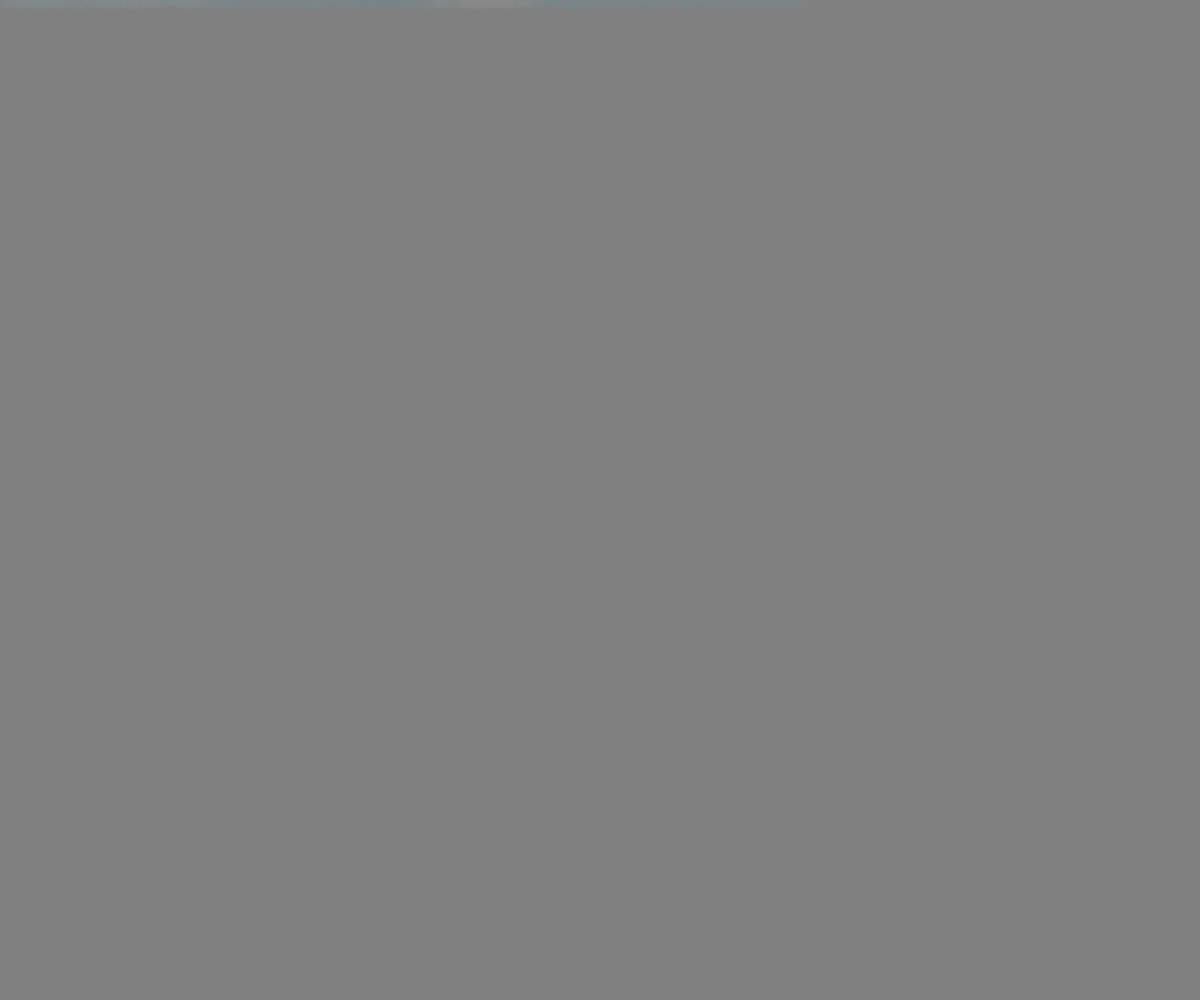
Frame 1 (no input)
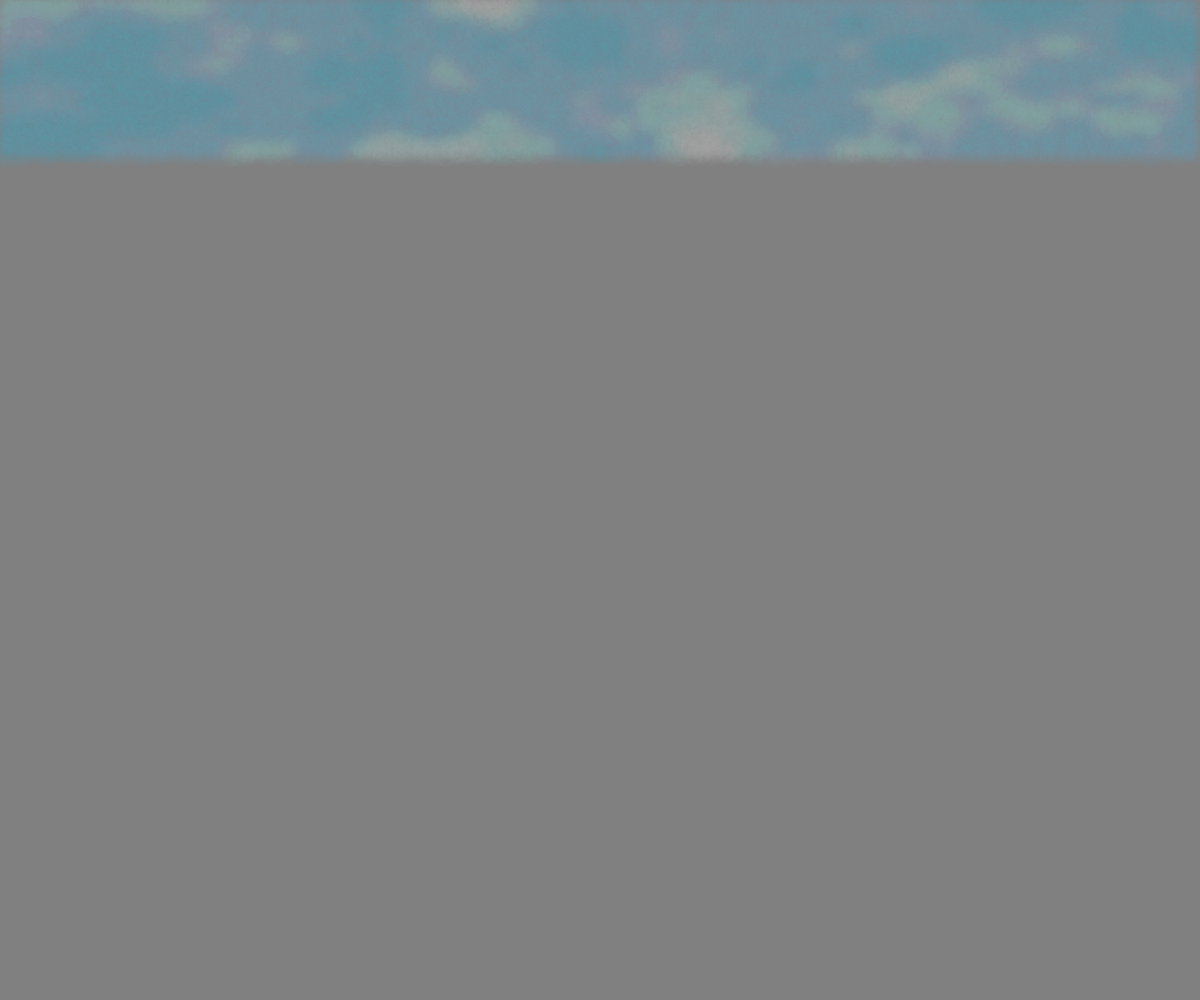
Frame 60 (no input)
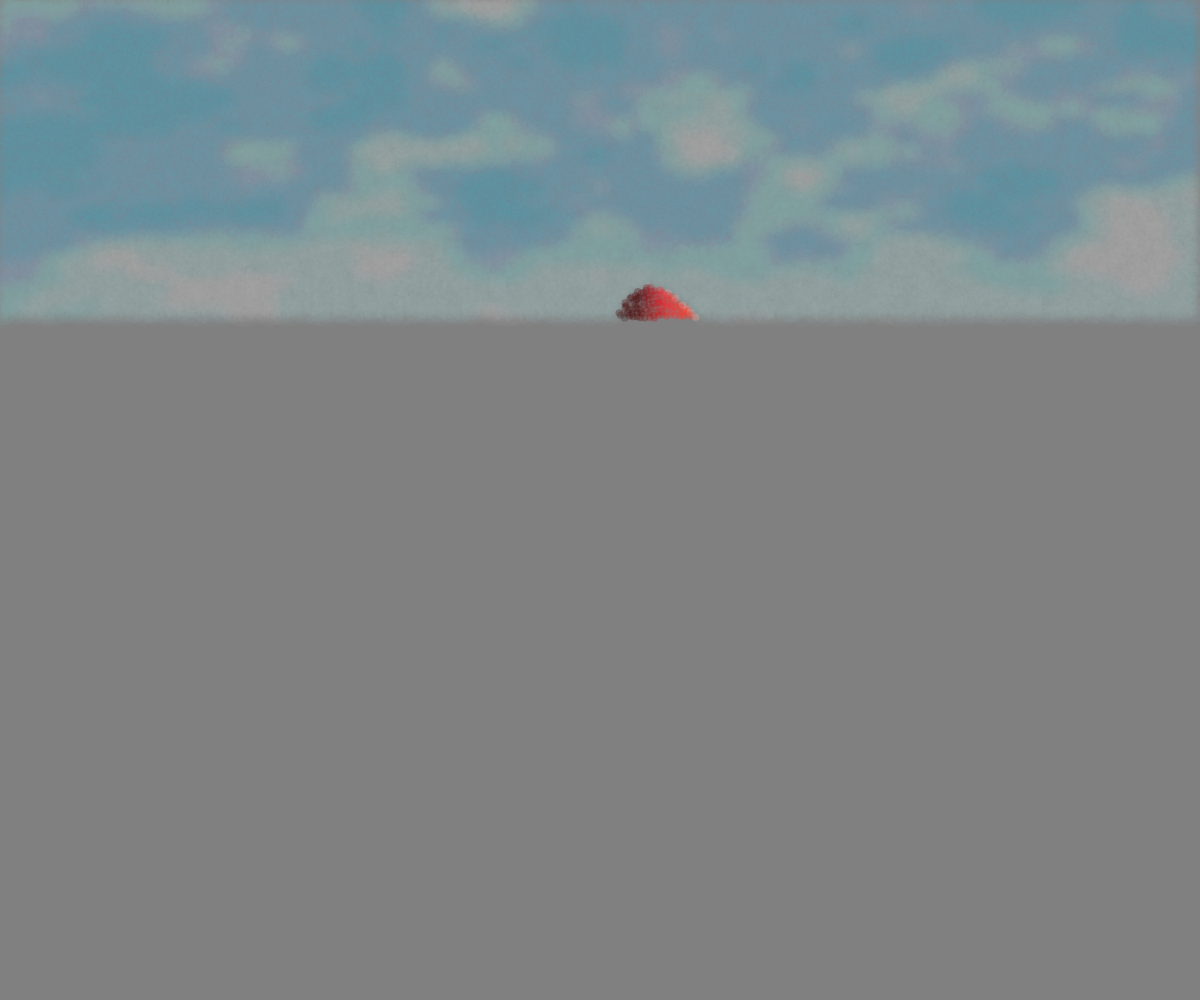
Frame 120 (the mouse pressed at the canvas centre since frame 60)

The p5.js sketch that drew these frames (run headless with seeded random() and noise() and a simulated clock; from frame 60 on, the mouse is pressed at the canvas centre):

// p5.js sketch
// ── sketch.js
let det = 0.01;
let maxdist = 75;
let ldir;
let colo;
let pm;
let hitm;
let pix = 0;
let w, h;
let listoo = false;
let distmush;
let gr;
let flowers = true;

p5.Vector.prototype.rotateAxis = function (angleXY, angleXZ, angleYZ) {
  let vec2D;
  let vec3D = this;
  vec2D = createVector(vec3D.x, vec3D.y);
  vec2D.rotate(angleXY);
  vec3D.set(vec2D.x, vec2D.y, vec3D.z);
  vec2D = createVector(vec3D.x, vec3D.z);
  vec2D.rotate(angleXZ);
  vec3D.set(vec2D.x, vec3D.y, vec2D.y);
  vec2D = createVector(vec3D.y, vec3D.z);
  vec2D.rotate(angleYZ);
  vec3D.set(vec3D.x, vec2D.x, vec2D.y);
  return vec3D;
};

/*
  Extiende la clase Color agregando el método para "rotar" un color
  RGB, tomándolo como si fuera un vector 3D y rota sus componentes
  para cada combinación: red-green, red-blue, green-blue
*/

p5.Color.prototype.rotate = function (angleRG, angleRB, angleGB) {
  let col = this;
  let vec;
  if (col.x == undefined) {
    vec = createVector(col._array[0], col._array[1], col._array[2]);
  } else {
    vec = createVector(col.x, col.y, col.z);
  }
  vec.rotateAxis(angleRG, angleRB, angleGB);
  col.x = vec.x;
  col.y = vec.y;
  col.z = vec.z;
  col.setRed(abs(col.x));
  col.setGreen(abs(col.y));
  col.setBlue(abs(col.z));
  return col;
};

let angles = [0, 0.7, 3, 4, 4];
let mushroom_rotation;
let mushroom_tilt;
let mushroom_head1;
let mushroom_head2;
let mushroom_tallo;
let mushroom_height;
let mushroom_pattern_size;
let mushroom_pattern_freq;
let mushroom_clone;
let image_color;
let light_angle;
let flowers_color;
let river;

function setup() {
  w = windowWidth;
  h = windowHeight;
  mushroom_rotation = angles[floor(random() * 5)];
//  mushroom_rotation = angles[4];
  mushroom_tilt = 0.015 + (random() - 0.5) * 0.015;
  mushroom_head1 = 0.5 + random() * 0.5;
  mushroom_head2 = random();
  mushroom_tallo = mushroom_head2 - 0.5;
  mushroom_height = (random() - 0.3) * 3;
  mushroom_pattern_size = 0.2 + random() * 0.25;
  mushroom_pattern_freq = 0.3 + random() * 0.5;
  mushroom_clone = random() > 0.5;
  image_color = floor(random() * 5) / 4;
  light_angle = floor(random() * 5) / 4 * 0.5;
  flowers_color = floor(random() * 4);
  river = random() > .5;
  river = true;
  //  flowers_color = 3;
  //mushroom_rotation = 0.7;
  createCanvas(w, h);
  colorMode(RGB, 1);
  background(0.5);
  ldir = createVector(3, -2, -2);
  ldir.normalize();
  ldir.rotateAxis(0, light_angle, 0);
  pm = createVector(0, 0, 0);
}



function draw() {
  if (listoo) return;
  noStroke();
  strokeWeight(1);
  translate(w / 2, h / 2);
  let aspect = w / h;
  for (let i = 0; i < 200; i++) {
    pix++;
    let r = createVector(random() - 0.5, random() - 0.5);
    //r.mult(0);
    let res = 4;
    if (pix > w / res * (h + 50) / res) listoo = true;
    let ww = w / res;
    let wh = h / res;
    let x = (pix % ww)+ r.x;
    let y = floor(pix / ww) + r.y;
    let uv = createVector(x / ww - 0.5, y / wh - 0.5);
    let from = createVector(0, -17, -30);
    let dir = createVector(uv.x * aspect, uv.y, 1);
    dir.y += 0.4;
    dir.x -= 0.1;
    dir.normalize();
    let mar = march(from, dir);
    mar.col.setAlpha(min(0.8, exp(-5 * mar.td)));
    fill(mar.col);
    noStroke();
    let dm = (1 - max(0, 1 - mar.distmush * 0.3));
    circle(uv.x * w, uv.y * h, 3 + mar.td * (mar.grass ? 20  - dm * 10 : 20));
    let xx = uv.x * w;
    let yy = uv.y * h;
    mar.col.setRed(mar.col._array[0] * 0.7);
    mar.col.setGreen(mar.col._array[1] * 0.7);
    mar.col.setBlue(mar.col._array[2] * 0.7);
    if (mar.grass) {
      let dd = pow(1 - mar.td, 3);
      let fcolor = flowers_color;
      if (flowers_color == 3) {
        fcolor = floor(random() * 3);
      }
      if (fcolor == 0) fill(0.5, 1, 1, dd * 2);
      if (fcolor == 1) fill(1, 1, 0.5, dd * 2);
      if (fcolor == 2) fill(1, 0.5, 1, dd * 2);
      if (noise(xx * 0.05, yy * 0.2) > 0.7 && flowers) circle(xx, yy, 2 + dd * 20 * dm);
      stroke(mar.col)
      noFill();
      triangle(xx, yy, xx + dd * 5 + 3, yy, 
               xx + (random() - 0.5) * dd * 100 * dm, yy - dd * 200 * random() * dm);
    }
  }
}

function hash(p2) {
  let p = p2.copy();
  let r = p5.Vector.dot(p, createVector(12.9898, 78.233));
  return fract(sin(r) * 43758.5453);
}

function mushroom(p2, size) {
  let p = p2.copy();
  let hdif = 0;
  if (mushroom_clone) {
    if (p.x > 0) hdif = 4;
    p.set(abs(p.x), p.y, p.z);
    p.sub(8, 0, 0);
    mushroom_tilt = abs(mushroom_tilt) * (hdif == 0 ? -1 : 1);
  }
  p.mult(size);
  let a = atan2(p.x, p.z);
  let l = createVector(p.x, p.z).mag();
  p.sub(0, l * 0.2 + sin(a * 7) * l * l * 0.005 + mushroom_height - hdif, 0);
  p.rotateAxis(p.y * mushroom_tilt, 0, 0);
  //  let pxy = createVector(p.x, p.y);
  //  pxy.rotate(p.y * 0.01);
  //  p.set(pxy.x, pxy.y, p.z);
  let dx = max(0, abs(p.x) - mushroom_tallo);
  let dy = max(0, abs(p.y) - 15);
  let dz = max(0, abs(p.z) - mushroom_tallo);
  let pb = createVector(dx, dy, dz);
  let d = pb.mag() - 1 - exp(-mushroom_head1 * abs(p.y + 13) * (1 + max(0, p.y + 13))) * (3 + mushroom_head2 * 2.5);
  return { d: d / size, p: p };
}

function de(p2) {
  let p = p2.copy();
  let pa = p2.copy();
  p.rotateAxis(0, mushroom_rotation, 0);
  p.add(0, -3, 0);
  let p3 = p.copy();
  let m1 = mushroom(p, 1);
  p3.set(-p3.x - 4, p3.y, p3.z + 2);
  let p3r = createVector(p3.x, p3.z);
  p3r.rotate(0.3);
  p3.set(p3r.x, p3.y, p3r.y);
  let m2 = mushroom(p3, 1.5);
  let d = min(m1.d, m2.d);
  //let d = 1000;
  if (d == m1.d) pm = m1.p;
  else pm = m2.p;
  let h = sin(p.x * 0.2) + cos(p.z * 0.3);
  gr = -p2.y + 3 + h + 0.5 * abs(fract(p2.z / 2) - 0.5);
  d = min(d, gr);
  if (d == gr) hit = true;
  else hit = false;
  //pm = p;
  distmush = min(distmush,min(m1.d, m2.d));
  pa.rotateAxis(0, -0.5, 0);
  if (river) d = max(d, -abs(pa.z - 20 + sin(p.z / 4) * 4) + 6 - p2.z * 0.15);
  if (river) d = min(d, gr+1.5);;
  return d * 0.5;
}

function nor(p) {
  let p1 = p.copy();
  p1.add(det, 0, 0);
  let p2 = p.copy();
  p2.add(0, det, 0);
  let p3 = p.copy();
  p3.add(0, 0, det);
  let n = createVector(de(p1), de(p2), de(p3));
  let d = de(p);
  n.sub(d, d, d);
  n.normalize();
  return n;
}

function shadow(p2) {
  let p = p2.copy();
  let td = 0;
  let d = 1.0;
  for (let i = 0; i < 100; i++) {
    p.add(ldir.x * d, ldir.y * d, ldir.z * d);
    d = de(p);
    td += d;
    if (d < det) return 0.5;
    if (td > 20) break;
  }
  return 1;
}

function shade(p) {
  let n = nor(p);
  let amb = 0.3;
  let dif = max(0, p5.Vector.dot(ldir, n)) * 1.5;
  let sh = shadow(p);
  return max(amb, dif) * sh;
}

function march(from, dir) {
  distmush = 1000;
  let d;
  let td = 0;
  let p = from;
  let col = color(0, 0);
  let g = 0;
  let grass = false;
  for (let i = 0; i < 150; i++) {
    d = de(p);
    p.add(dir.x * d, dir.y * d, dir.z * d);
    if (d < det || td > maxdist) break;
    td += d;
    g++;
  }
  let dm = distmush;
  let pp = pm.copy();
  let gro = gr;
  if (d < 0.2) {
    let h = hit;
    let c = shade(p);
    let xz = createVector(pp.x, pp.z);
    let l = xz.mag();
    if (pp.y < -12) {
      xz.rotate(0.7);
      xz.set(
        fract(xz.x * mushroom_pattern_freq + floor(xz.y * mushroom_pattern_freq) * 0.5) - 0.5,
        fract(xz.y * mushroom_pattern_freq) -0.5
      );
      col = color(c, (dir.y - 0.1) * c * 1.5, 0);
      col.rotate(0, image_color * 0.7, 0);
      col = lerpColor(col, color(c), xz.mag() < mushroom_pattern_size ? 0.5 : 0);
    }
    if (pp.y > -12.5) col = color(c * 0.7);
    if (h) {
      let ao = 1 - exp(-0.5 * createVector(pp.x, pp.z).mag()) * 1.3;
      //ao=1;
      col = color(c * 0.3 * ao, c * 0.5 * ao, 0);
      col = distanciarColor(col, 0.3);
      col.rotate(0, image_color * 1.5, 0);
      grass = true;
      if (gro < 0 && river) {
        flowers = false;
        p.mult(0.2);
        nub = pow(noise(dir.x * 10 + 100, abs(dir.y) * 20 + 150), 2) * 2;
        col = lerpColor(color(0.4, 0.8, 1).rotate(0, image_color * 2, 0), color(1), nub);
        let depth = min(1, gro * gro) * 0.5 + 0.5;
        col = color(red(col) * 0.5 * depth, green(col) * 0.6 * depth, blue(col) * 0.7 * depth);
                //col = color(1);
      }
    }
  } else {
    p.mult(0.1);
    nub = pow(noise(dir.x * 10 + 100, dir.y * 20 + 150), 2) * 2;
    col = lerpColor(
      lerpColor(color(0.4, 0.8, 1).rotate(0, image_color * 2, 0), color(1), p.y + 0.8),
      color(1),
      nub
    );
    td = maxdist;
  }
  return { col: col, td: td / maxdist - 0.2, grass: grass, distmush: dm + max(0, pp.y) * 500};
}

function distanciarColor(col, dist) {
  let rnd1 = random();
  let rnd2 = random();
  let v1 = dist * rnd1;
  let v2 = dist * (1-rnd1);
  let v3 = (v1 + v2) * rnd2;
  v1 *= 1 - rnd2;
  v2 *= 1 - rnd2;
  //v1 -= dist / 2;
  //v2 -= dist / 2;
  //v3 -= dist / 2;
  let r = red(col);
  let g = green(col);
  let b = blue(col);
  let a = alpha(col);
//  console.log(v1,v2,v3);
  return color(r + v1, g + v2, b + v3, a)  
}
